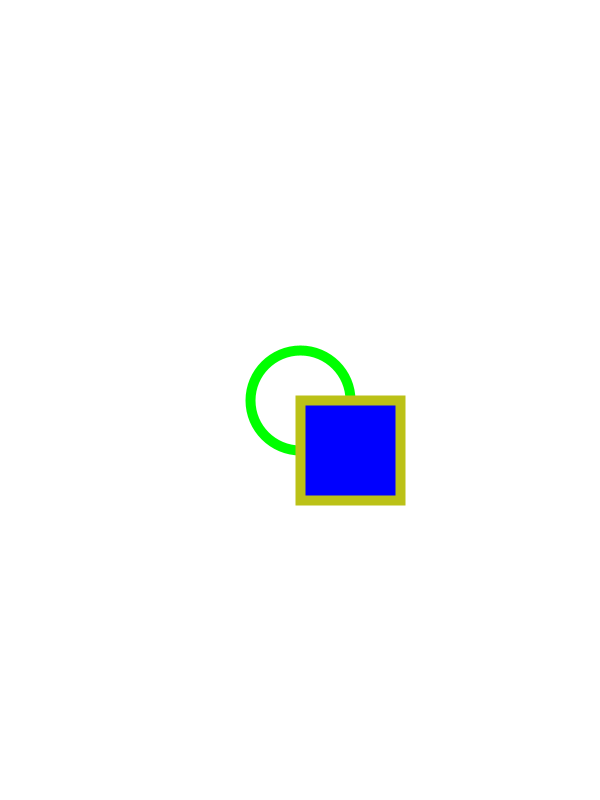
Frame 1 (no input)
Frame 60 (the mouse pressed at the canvas centre just before this capture): identical to frame 1, image omitted
Frame 120 (the mouse held since frame 60 and released just before this capture): identical to frame 1, image omitted

The Processing sketch that drew this single still picture (run headless with seeded random() and noise(); from frame 60 on, the mouse is pressed at the canvas centre):

// Processing sketch: review_prog12
// ── review_prog12.pde
//victoria 
//sept9

void setup () {
size (600, 800);

}

void draw () {
background (255);

fill (255);
stroke (0, 255, 0); //red, green, blue
strokeWeight (10);

ellipse (300, 400, 100, 100);

fill (0, 0, 255);
stroke (#BBC117);
rect (300, 400, 100, 100);





}
